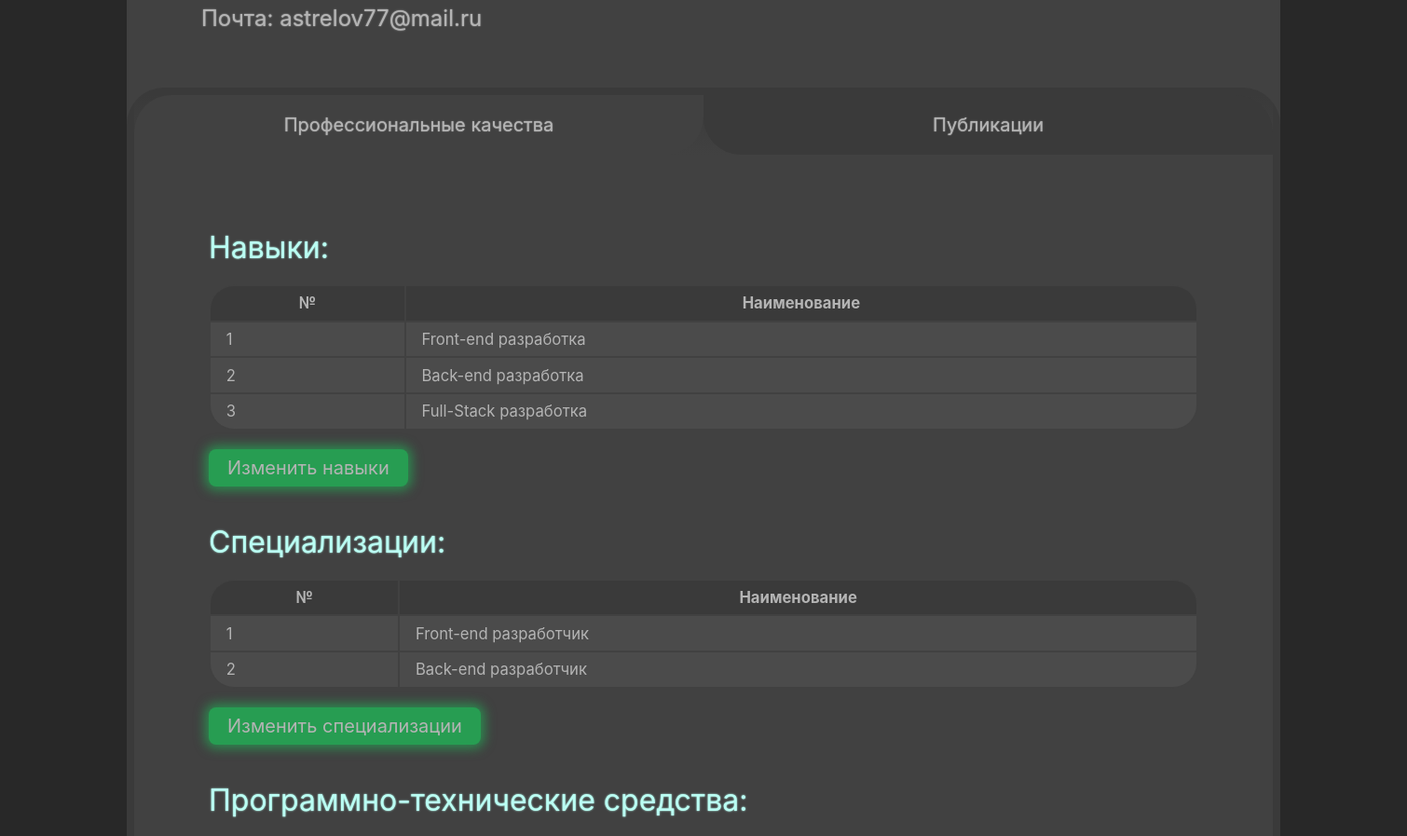
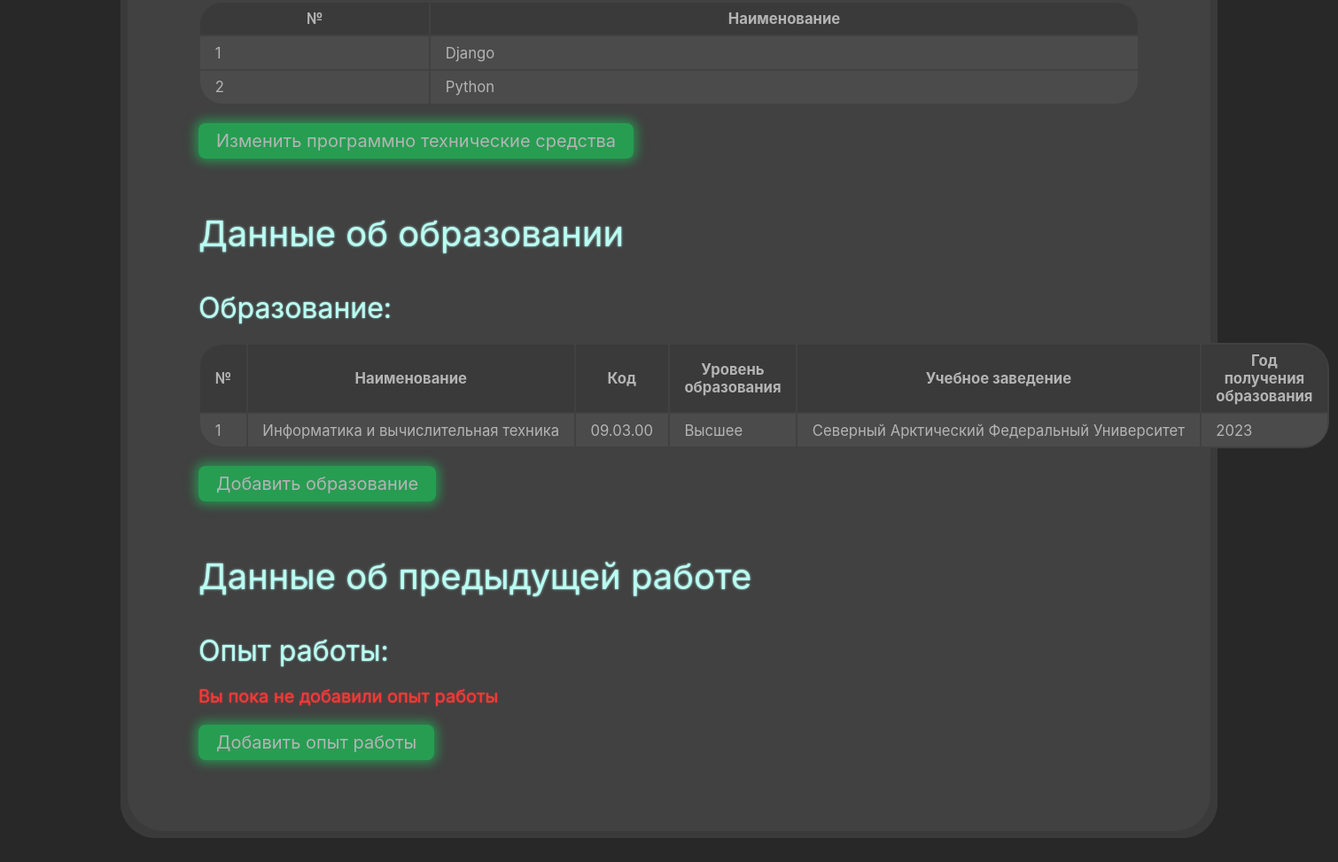
The app's page /jobseeker/18 (signed in, lower part), older data (2 pictures, top to bottom).
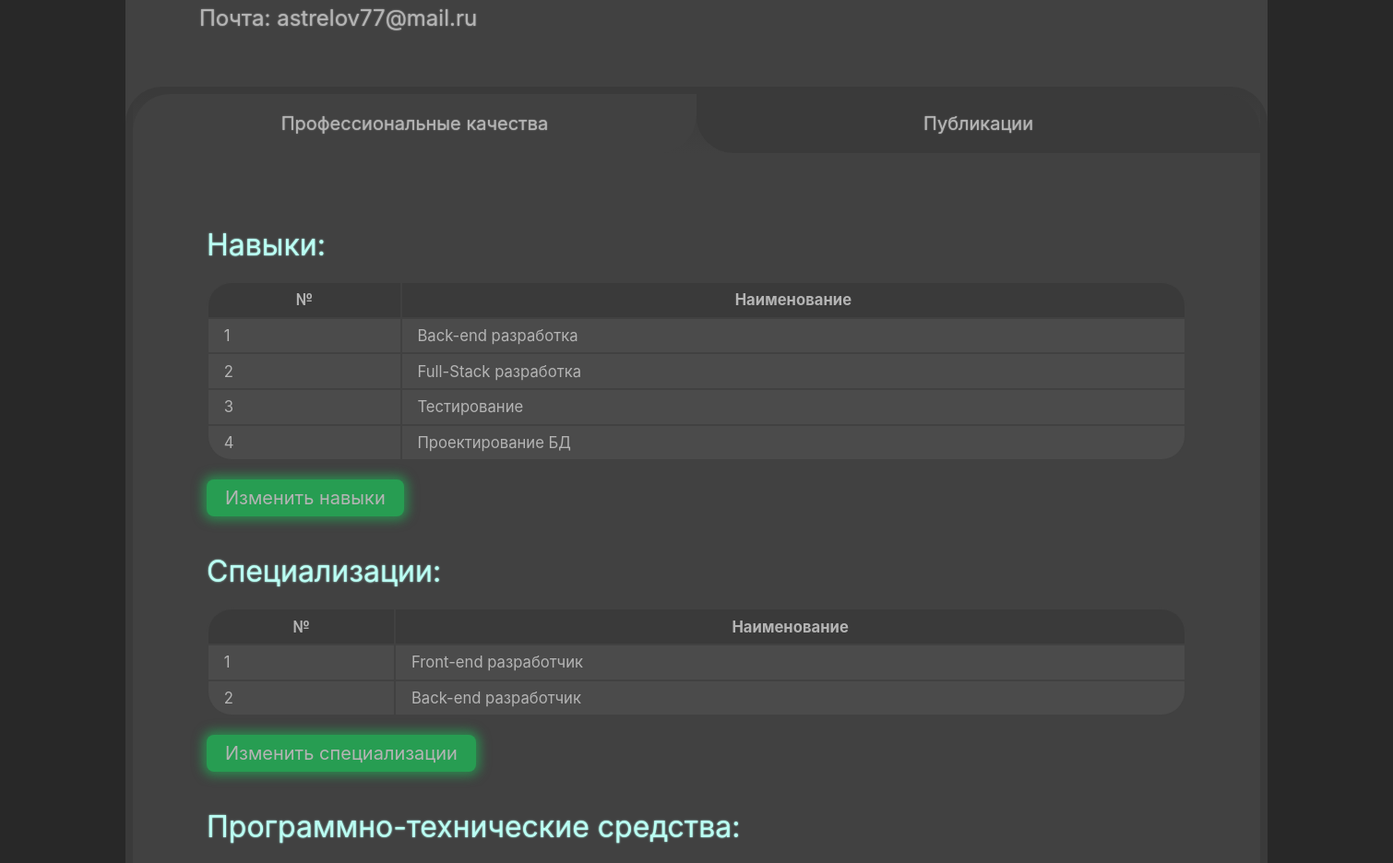
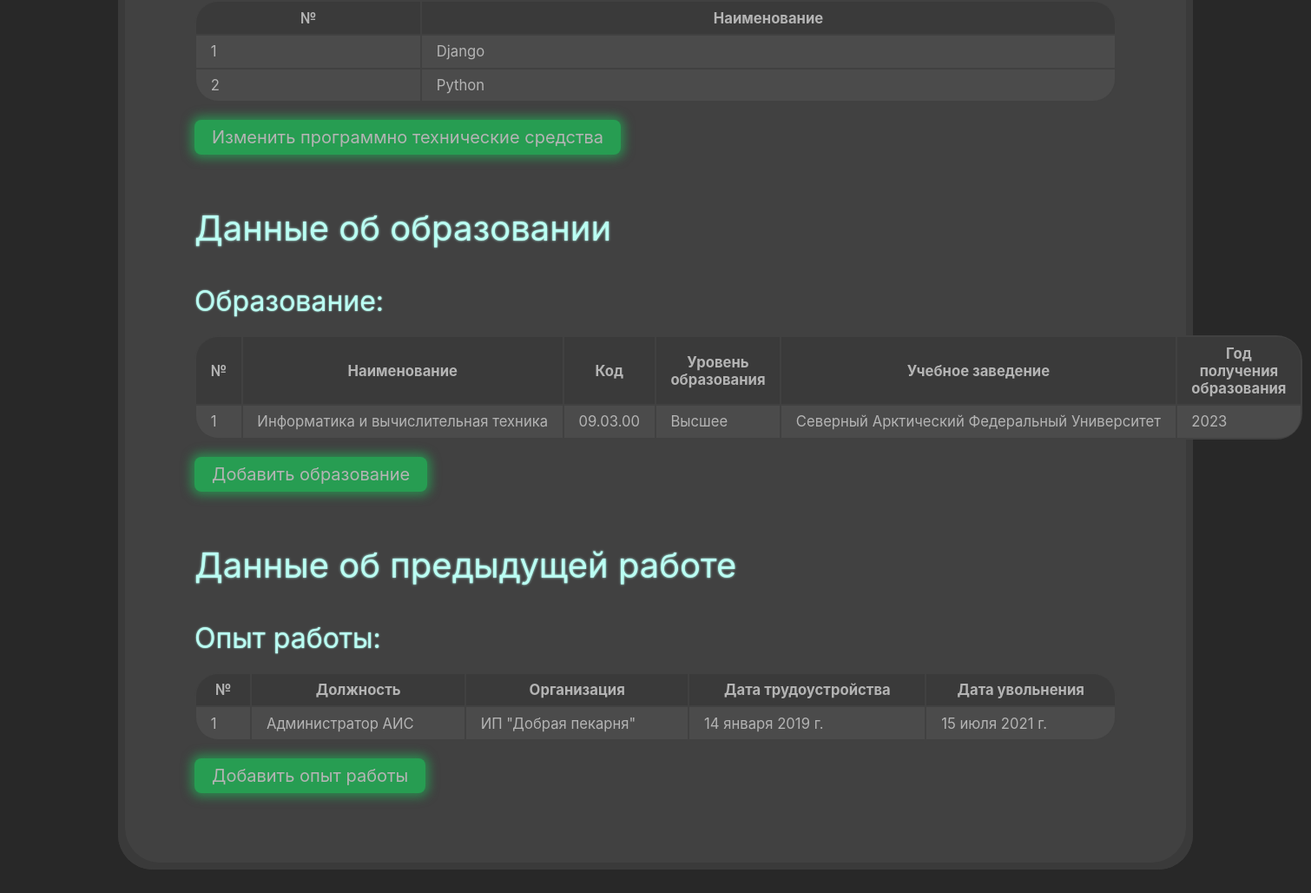
The same page, newer data (2 pictures, top to bottom).
### domain/models.py (models this page shows, shortened)
class Skill(models.Model):
    name = models.CharField(max_length=100, blank=False, null=False, verbose_name='Наименование')
    class Meta:
        verbose_name = 'Навык'
        verbose_name_plural = 'Навыки'

class Specialization(models.Model):
    name = models.CharField(max_length=255, blank=False, null=False, verbose_name='Наименование')
    class Meta:
        verbose_name = 'Специализация'
        verbose_name_plural = 'Специализации'

class SoftwareAndHardwareToolOfJobSeeker(models.Model):
    job_seeker = models.ForeignKey('JobSeeker', blank=False, null=False,
                                   on_delete=models.CASCADE, verbose_name='Соискатель')
    software_and_hardware_tool = models.ForeignKey('SoftwareAndHardwareTool', blank=False, null=False,
                                                   on_delete=models.CASCADE,
                                                   verbose_name='Программно-техническое средство')
    proficiency_level = models.CharField(max_length=20, blank=True, null=True, verbose_name='Уровень владения')
    comment = models.TextField(blank=True, null=True, verbose_name='Комментарий')
    class Meta:
        verbose_name = 'Уровень владения программно-техническим средством'
        verbose_name_plural = 'Уровни владения программно-техническими средствами'

class SoftwareAndHardwareTool(models.Model):
    name = models.CharField(max_length=255, blank=False, null=False, verbose_name='Наименование')
    class Meta:
        verbose_name = 'Программно-техническое средство'
        verbose_name_plural = 'Программно-технические средства'

class EducationOfJobSeeker(models.Model):
    job_seeker = models.ForeignKey('JobSeeker', blank=False, null=False,
                                   on_delete=models.CASCADE, verbose_name='Соискатель')
    education = models.ForeignKey('Education', blank=False, null=False,
                                  on_delete=models.PROTECT, verbose_name='Образование')
    year_choices = [(year, str(year)) for year in range(1980, datetime.datetime.now().year + 1)]
    year_received = models.IntegerField(choices=year_choices, blank=False, null=False, verbose_name='Год получения')
    class Meta:
        verbose_name = 'Образование соискателя'
        verbose_name_plural = 'Образования соискателей'

class Education(models.Model):
    organization = models.ForeignKey('EducationalOrganization', on_delete=models.PROTECT,
                                     null=False, blank=False, verbose_name='Образовательное учреждение')
    name = models.CharField(max_length=255, blank=False, null=False, verbose_name='Наименование')
    code = models.CharField(max_length=9, blank=True, null=True, verbose_name='Код специальности')
    education_level = models.ForeignKey('EducationLevel', on_delete=models.PROTECT, null=False, blank=False,
                                        verbose_name='Уровень образования')
    class Meta:
        verbose_name = 'Образование'
        verbose_name_plural = 'Образования'

class EducationLevel(models.Model):
    name = models.CharField(max_length=90, blank=False, null=False, verbose_name='Наименование')
    class Meta:
        verbose_name = 'Уровень образования'
        verbose_name_plural = 'Уровни образования'

class EducationalOrganization(models.Model):
    name = models.CharField(max_length=255, blank=False, null=False, verbose_name='Наименование')
    address = models.ForeignKey('Address', on_delete=models.PROTECT,
                                null=False, blank=False, verbose_name='Адрес')
    class Meta:
        verbose_name = 'Образовательное учреждение'
        verbose_name_plural = 'Образовательные учреждения'

class WorkExperience(models.Model):
    job_seeker = models.ForeignKey('JobSeeker', blank=False, null=False,
                                   on_delete=models.CASCADE, verbose_name='Соискатель')
    date_of_employment = models.DateField(blank=False, null=False, verbose_name='Дата приёма')
    date_of_dismissal = models.DateField(blank=True, null=True, verbose_name='Дата увольнения')
    organization = models.CharField(max_length=255, blank=False, null=False, verbose_name='Организация')
    position = models.ForeignKey('Position', blank=False, null=False,
                                 on_delete=models.PROTECT, verbose_name='Должность')
    class Meta:
        verbose_name = 'Опыт работы'
        verbose_name_plural = 'Опыты работ'

class Position(models.Model):
    name = models.CharField(max_length=255, blank=False, null=False, verbose_name='Наименование')
    class Meta:
        verbose_name = 'Должность'
        verbose_name_plural = 'Должность'

### domain/views/job_seeker_views.py (the view)
# urls.py: path('jobseeker/<str:job_seeker_id>', job_seeker_view, name='job_seeker_view'),
def job_seeker_view(request, job_seeker_id):
    job_seeker = JobSeeker.objects.get(id=job_seeker_id)
    job_seeker.age = (date.today() - job_seeker.birthdate) // timedelta(days=365.2425)
    work_experiences = job_seeker.workexperience_set.all().order_by('-date_of_employment')
    context = {
        'job_seeker': job_seeker,
        'work_experiences': work_experiences,
    }
    return render(request, 'job_seekers/view/job_seeker_view.html', context)

### domain/context_processors.py (called while the page is built)
def user(request):
    return {'user': auth(request)['user']}

### domain/templates/job_seekers/view/job_seeker_view.html (shortened to what the changed rows need)
{% extends 'base.html' %}
{% load static %}
{% block content %}
    <section class="split-section flex-vertical gap-2em">
        <div class="content-block flex-vertical gap-1em">
            <div class="content-box flex-vertical gap-1em">
                <div class="flex-vertical extra-part">
                    <div class="flex-vertical gap-1em inner-part">
                        <div class="content flex-vertical gap-3em active-content" style="padding: 2em 4em;">
                            <div class="flex-vertical gap-2em">
                                <div class="flex-vertical gap-1em">
                                    <h1 class="title" style="font-size: xx-large">Навыки:</h1>
                                    {% if job_seeker.skill.exists %}
                                        <table class="table">
                                            <tr>
                                                <th>№</th>
                                                <th>Наименование</th>
                                            </tr>
                                            {% for skill in job_seeker.skill.all %}
                                                <tr>
                                                    <td>
                                                        {{ forloop.counter }}
                                                    </td>
                                                    <td>
                                                        {{ skill.name }}
                                                    </td>
                                                </tr>
                                            {% endfor %}
                                        </table>
                                    {% else %}
                                        <p class="error-message">Вы пока не добавили навыки</p>
                                    {% endif %}
                                </div>
                                <div class="flex-vertical gap-1em">
                                    <h1 class="title" style="font-size: xx-large">Специализации:</h1>
                                    {% if job_seeker.specialization.exists %}
                                        <table class="table">
                                            <tr>
                                                <th>№</th>
                                                <th>Наименование</th>
                                            </tr>
                                            {% for specialization in job_seeker.specialization.all %}
                                                <tr>
                                                    <td>
                                                        {{ forloop.counter }}
                                                    </td>
                                                    <td>
                                                        {{ specialization.name }}
                                                    </td>
                                                </tr>
                                            {% endfor %}
                                        </table>
                                    {% else %}
                                        <p class="error-message">Вы пока не добавили специализаций</p>
                                    {% endif %}
                                </div>
                                <div class="flex-vertical gap-1em">
                                    <h1 class="title" style="font-size: xx-large">Программно-технические средства:</h1>
                                    {% if job_seeker.softwareandhardwaretoolofjobseeker_set.exists %}
                                        <table class="table">
                                            <tr>
                                                <th>№</th>
                                                <th>Наименование</th>
                                            </tr>
                                            {% for software_and_hardware_tool in job_seeker.softwareandhardwaretoolofjobseeker_set.all %}
                                                <tr>
                                                    <td>
                                                        {{ forloop.counter }}
                                                    </td>
                                                    <td>
                                                        {{ software_and_hardware_tool.software_and_hardware_tool.name }}
                                                    </td>
                                                </tr>
                                            {% endfor %}
                                        </table>
                                    {% else %}
                                        <p class="error-message">Вы пока не добавили программно-технических средств</p>
                                    {% endif %}
                                </div>
                            </div>
                            <div class="flex-vertical gap-2em">
                                <h1 class="title">Данные об образовании</h1>
                                <div class="flex-vertical gap-1em">
                                    <h1 class="title" style="font-size: xx-large">Образование:</h1>
                                    {% if job_seeker.educationofjobseeker_set.exists %}
                                        <table class="table">
                                            <tr>
                                                <th>№</th>
                                                <th>Наименование</th>
                                                <th>Код</th>
                                                <th>Уровень образования</th>
                                                <th>Учебное заведение</th>
                                                <th>Год получения образования</th>
                                            </tr>
                                            {% for education in job_seeker.educationofjobseeker_set.all %}
                                                <tr>
                                                    <td>
                                                        {{ forloop.counter }}
                                                    </td>
                                                    <td>
                                                        {{ education.education.name }}
                                                    </td>
                                                    <td>
                                                        {{ education.education.code }}
                                                    </td>
                                                    <td>
                                                        {{ education.education.education_level.name }}
                                                    </td>
                                                    <td>
                                                        {{ education.education.organization.name }}
                                                    </td>
                                                    <td>
                                                        {{ education.year_received }}
                                                    </td>
                                                </tr>
                                            {% endfor %}
                                        </table>
                                    {% else %}
                                        <p class="error-message">Вы пока не добавили образование</p>
                                    {% endif %}
                                </div>
                            </div>
                            <div class="flex-vertical gap-2em">
                                <h1 class="title">Данные об предыдущей работе</h1>
                                <div class="flex-vertical gap-1em">
                                    <h1 class="title" style="font-size: xx-large">Опыт работы:</h1>
                                    {% if job_seeker.workexperience_set.exists %}
                                        <table class="table">
                                            <tr>
                                                <th>№</th>
                                                <th>Должность</th>
                                                <th>Организация</th>
                                                <th>Дата трудоустройства</th>
                                                <th>Дата увольнения</th>
                                            </tr>
                                            {% for work_experience in work_experiences %}
                                                <tr>
                                                    <td>
                                                        {{ forloop.counter }}
                                                    </td>
                                                    <td>
                                                        {{ work_experience.position.name }}
                                                    </td>
                                                    <td>
                                                        {{ work_experience.organization }}
                                                    </td>
                                                    <td>
                                                        {{ work_experience.date_of_employment }}
                                                    </td>
                                                    <td>
                                                        {{ work_experience.date_of_dismissal }}
                                                    </td>
                                                </tr>
                                            {% endfor %}
                                        </table>
                                    {% else %}
                                        <p class="error-message">Вы пока не добавили опыт работы</p>
                                    {% endif %}
                                    <a href="{% url 'job_seeker_work_experience' job_seeker.id %}">
                                        <button class="button submit">Добавить опыт работы</button>
                                    </a>
                                </div>
                            </div>
                        </div>
                    </div>
                </div>
            </div>
        </div>
    </section>
{% endblock content %}

Row changes from the older to the newer data that the page shows:
no longer on this page (row unchanged): Skill: name "Front-end разработка"
now on this page (row unchanged): Skill: name "Тестирование"
now on this page (row unchanged): Skill: name "Проектирование БД"
added WorkExperience: position.name "Администратор АИС", organization "ИП \"Добрая пекарня\"", date_of_employment "14 января 2019 г.", date_of_dismissal "15 июля 2021 г."
Text that changed along with them:
text no longer shown: "Вы пока не добавили опыт работы"
text now shown: "№ Должность Организация Дата трудоустройства Дата увольнения"
